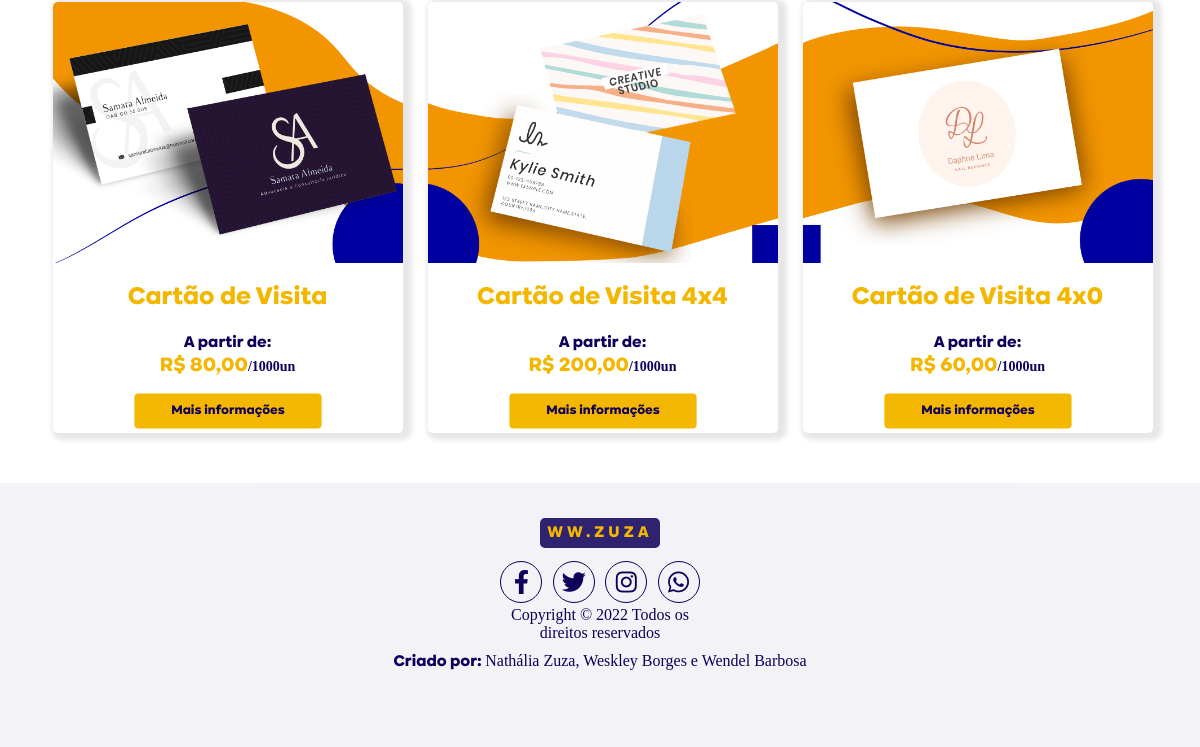
/ (lower part), run on an earlier commit of the app's database.
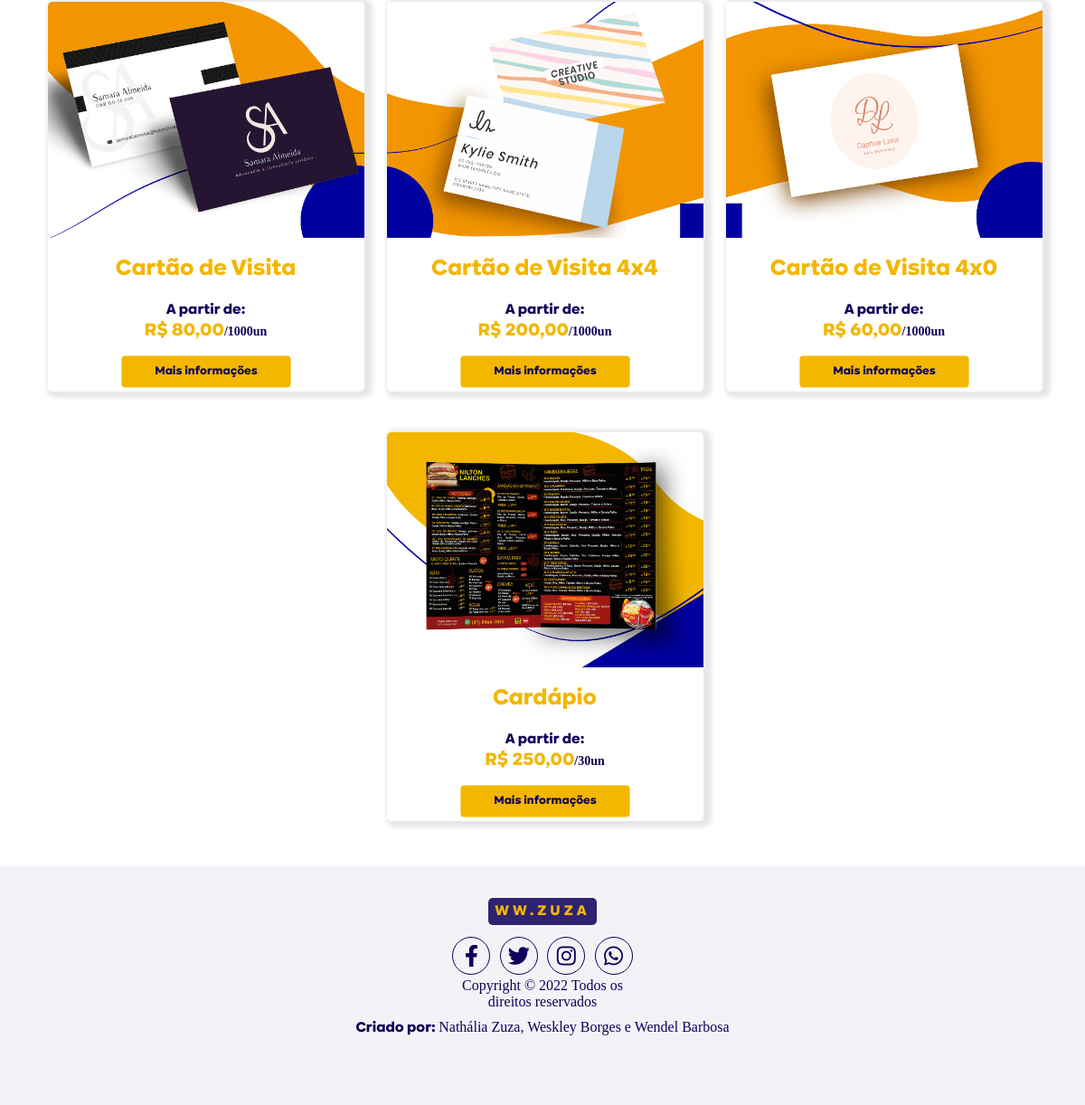
And on a later commit of the database.
### tables this page shows
CREATE TABLE IF NOT EXISTS `produto` (
  `id` INT(11) NOT NULL AUTO_INCREMENT,
  `nome` VARCHAR(45) NOT NULL,
  `descricao` VARCHAR(255) NOT NULL,
  `preco` DECIMAL(10,2) NOT NULL,
  `cores` VARCHAR(80) NOT NULL,
  `material` VARCHAR(45) NOT NULL,
  `tamanho` VARCHAR(15) NOT NULL,
  `prazo` VARCHAR(15) NOT NULL,
  `qtd` VARCHAR(15) NOT NULL,
  `foto` VARCHAR(60) NULL DEFAULT NULL,
  `categoria_id` INT(11) NOT NULL,
  PRIMARY KEY (`id`),
  INDEX `categoria_id` (`categoria_id` ASC),
  CONSTRAINT `produto_ibfk_1`
    FOREIGN KEY (`categoria_id`)
    REFERENCES `categoria` (`id`));

### dao/conexao/Conexao.php (called while the page is built)
<?php
abstract class Conexao{
    private static $instance;
    public static function getInstance(){
        try{
            if(!isset(self::$instance)){
                self::$instance = new PDO('mysql:host=127.0.0.1;charset=utf8;dbname=ww_zuza', 'root', '');
                self::$instance->setAttribute(PDO::ATTR_ERRMODE, PDO::ERRMODE_EXCEPTION);
            }
            return self::$instance;
        } catch (PDOException $e){
            echo $e->getMessage();
        }
    }
}
?>

### dao/ProdutoDAO.php (called while the page is built, shortened)
<?php
require_once 'conexao/Conexao.php';
class ProdutoDAO {
    private $pdo;
    public function __construct() {
        $this->pdo = Conexao::getInstance();
    }
    public function findAll() {
        try {
            $sql  = "SELECT * FROM produto";
            $stmt = $this->pdo->prepare( $sql );
            $stmt->execute();
            $produtos = $stmt->fetchAll( PDO::FETCH_ASSOC );
            return $produtos;
        } catch ( PDOException $e ) {
            echo "erro ao listar produtos: ", $e->getMessage();
        }
    }
}
?>

### index.php (the view, shortened to what this page needs)
<!DOCTYPE html>
<html lang="pt-br">
<head>
    <link href='https://unpkg.com/boxicons@2.1.2/css/boxicons.min.css' rel='stylesheet'>
    <link rel="stylesheet" href="https://cdnjs.cloudflare.com/ajax/libs/font-awesome/5.15.4/css/all.min.css">
    <link rel="stylesheet" href="../css/headerMenu.css">
</head>
<body>
    <?php include './view/pagsCentral/headerMenu.php';
    ?>
    <div class="pai">
        <?php
        require_once './dao/ProdutoDAO.php';
        $produtoDAO = new ProdutoDAO();
        $produtos   = $produtoDAO->findAll();
        foreach ($produtos as $produto) {
            echo "<div id='produtos'>";
            echo    "<div class='produto-single'>";
        ?>
            <div class='img_produto'>
                <p> <img src="../img/produto/foto/<?php echo $produto["foto"] ?>" width="112" /></p>
            </div>
        <?php
            echo
                    "<div class='nome_produto'>
                            {$produto["nome"]}
                     </div>";
            echo   "<div class='preco'>
                        <p>A partir de: </p>R$ ", number_format(($produto["preco"]), 2, ",", "." ), "<span id='undIndex'>/{$produto["qtd"]}</span>
                     </div>";
            echo    "<div class='btn-info'>
                   <a href='/view/produto/itemProduto.php?id={$produto["id"]}'><p>Mais informações</p></a>
                    </div>";
            echo "</div>";
            echo "</div>";
        }
        ?>
    </div>
    <footer>
        <div class="social">
            <p><span class="logo">WW.ZUZA</span></p>
            <div class="socialcirc">
                <a href="#" class="fab fa-facebook-f"></a>
                <a href="#" class="fab fa-twitter"></a>
                <a href="#" class="fab fa-instagram"></a>
                <a href="#" class="fab fa-whatsapp"></a>
                <p>Copyright © 2022 Todos os <br> direitos reservados</p>
            </div>
        </div>
        <div class="criacao">
            <p id="criado">Criado por: <span id="autores">Nathália Zuza, Weskley Borges e Wendel Barbosa</span></p>
        </div>
    </footer>
</html>

What changed in the data, as far as the page shows it:
added produto: foto (picture), nome "Cardápio", preco "250,00", qtd "30un"
